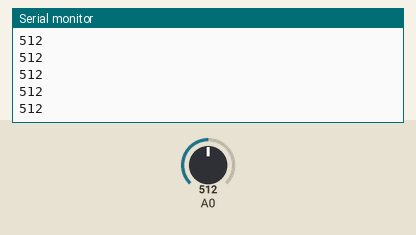
This sketch was run on a simulated Arduino Uno, built with avr-gcc and run on an emulated ATmega328P. On the bench: the last lines printed to the serial monitor. The inputs (shaded band) are chosen by the test bench; at power-on: A0 = 512.

Above: at 1.2 s.
1.3 s: A0 set to 716
At 1.31 s:
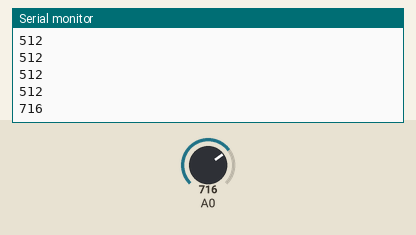
2.8 s: A0 set to 900
At 2.81 s:
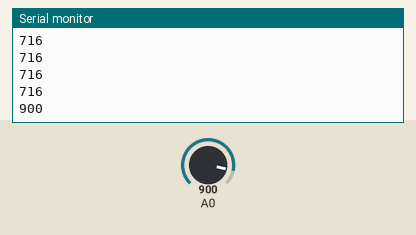
Timing chart, 0 to 5.8 s (numbered marks = the images above; inputs shaded):
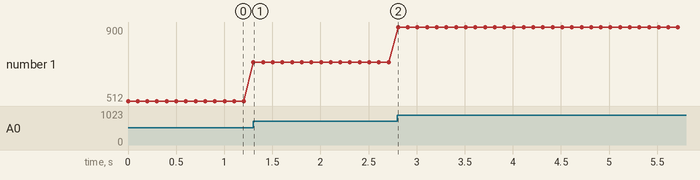

The sketch:

Resistance.ino
```cpp
//Red wire from 5V on board to a side pin of pot
//Green wire from A0 on board to middle pin of pot
//Black wire from GND on board to other side pin on pot

void setup() {
  // put your setup code here, to run once:
  pinMode(A0, INPUT);
  Serial.begin(9600);
}

void loop() {
  // put your main code here, to run repeatedly:

  int resistance = analogRead(A0);
  Serial.println(resistance);

  delay(100);  //Small delay
}
```

Measured:
- after the input at 1.3 s, the serial monitor: prints a new line at once (image 1)
- after the input at 2.8 s, the serial monitor: prints a new line at once (image 2)
- plotted number 1: 512 → 716 after the input at 1.3 s, 716 → 900 after the input at 2.8 s
